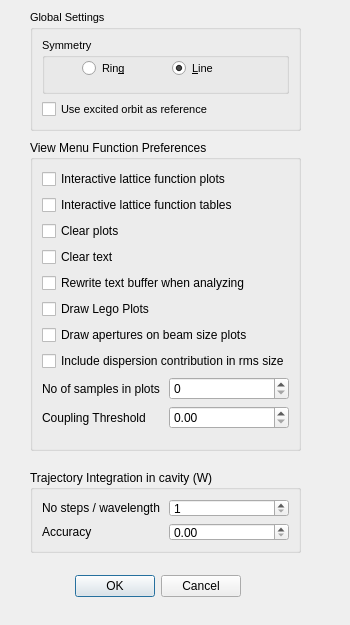
<?xml version="1.0" encoding="UTF-8"?>
<ui version="4.0">
 <class>ControlDialog</class>
 <widget class="QDialog" name="ControlDialog">
  <property name="geometry">
   <rect>
    <x>0</x>
    <y>0</y>
    <width>350</width>
    <height>625</height>
   </rect>
  </property>
  <property name="minimumSize">
   <size>
    <width>350</width>
    <height>625</height>
   </size>
  </property>
  <property name="maximumSize">
   <size>
    <width>350</width>
    <height>625</height>
   </size>
  </property>
  <property name="windowTitle">
   <string>View Control Dialog</string>
  </property>
  <widget class="QDialogButtonBox" name="buttonBox">
   <property name="geometry">
    <rect>
     <x>60</x>
     <y>570</y>
     <width>181</width>
     <height>32</height>
    </rect>
   </property>
   <property name="orientation">
    <enum>Qt::Horizontal</enum>
   </property>
   <property name="standardButtons">
    <set>QDialogButtonBox::Cancel|QDialogButtonBox::Ok</set>
   </property>
  </widget>
  <widget class="QGroupBox" name="groupBox_3">
   <property name="geometry">
    <rect>
     <x>30</x>
     <y>470</y>
     <width>271</width>
     <height>83</height>
    </rect>
   </property>
   <property name="title">
    <string>Trajectory Integration in cavity (W)</string>
   </property>
   <layout class="QGridLayout" name="gridLayout_2">
    <item row="0" column="0">
     <widget class="QLabel" name="label_4">
      <property name="text">
       <string>No steps / wavelength</string>
      </property>
     </widget>
    </item>
    <item row="1" column="0">
     <widget class="QLabel" name="label_5">
      <property name="text">
       <string>Accuracy</string>
      </property>
     </widget>
    </item>
    <item row="0" column="1">
     <widget class="QSpinBox" name="spinBoxNoSteps">
      <property name="minimum">
       <number>1</number>
      </property>
      <property name="maximum">
       <number>5000</number>
      </property>
     </widget>
    </item>
    <item row="1" column="1">
     <widget class="ScientificDoubleSpinBox" name="techSpinBoxAccuracy"/>
    </item>
   </layout>
  </widget>
  <widget class="QGroupBox" name="groupBox">
   <property name="geometry">
    <rect>
     <x>30</x>
     <y>10</y>
     <width>271</width>
     <height>121</height>
    </rect>
   </property>
   <property name="font">
    <font>
     <pointsize>8</pointsize>
    </font>
   </property>
   <property name="title">
    <string>Global Settings</string>
   </property>
   <layout class="QVBoxLayout" name="verticalLayout">
    <item>
     <widget class="QGroupBox" name="groupBox_4">
      <property name="title">
       <string>Symmetry</string>
      </property>
      <property name="flat">
       <bool>false</bool>
      </property>
      <property name="checkable">
       <bool>false</bool>
      </property>
      <widget class="QRadioButton" name="radioButtonRing">
       <property name="geometry">
        <rect>
         <x>40</x>
         <y>20</y>
         <width>61</width>
         <height>21</height>
        </rect>
       </property>
       <property name="text">
        <string>Rin&amp;g</string>
       </property>
      </widget>
      <widget class="QRadioButton" name="radioButtonLine">
       <property name="geometry">
        <rect>
         <x>130</x>
         <y>20</y>
         <width>51</width>
         <height>21</height>
        </rect>
       </property>
       <property name="text">
        <string>&amp;Line</string>
       </property>
       <property name="checked">
        <bool>true</bool>
       </property>
      </widget>
     </widget>
    </item>
    <item>
     <widget class="QCheckBox" name="checkBoxUseClosedOrbit">
      <property name="text">
       <string>Use excited orbit as reference</string>
      </property>
     </widget>
    </item>
   </layout>
  </widget>
  <widget class="QGroupBox" name="groupBox_2">
   <property name="geometry">
    <rect>
     <x>30</x>
     <y>140</y>
     <width>271</width>
     <height>311</height>
    </rect>
   </property>
   <property name="title">
    <string>View Menu Function Preferences</string>
   </property>
   <layout class="QGridLayout" name="gridLayout">
    <item row="8" column="0" colspan="2">
     <widget class="QCheckBox" name="checkBoxUseTotalSize">
      <property name="text">
       <string>Include dispersion contribution in rms size</string>
      </property>
     </widget>
    </item>
    <item row="5" column="0" colspan="2">
     <widget class="QCheckBox" name="checkBoxRewrite">
      <property name="text">
       <string>Rewrite text buffer when analyzing </string>
      </property>
     </widget>
    </item>
    <item row="7" column="0" colspan="2">
     <widget class="QCheckBox" name="checkBoxDrawApertures">
      <property name="text">
       <string>Draw apertures on beam size plots</string>
      </property>
     </widget>
    </item>
    <item row="14" column="1">
     <widget class="QSpinBox" name="spinBoxPlotSamples">
      <property name="maximum">
       <number>10000000</number>
      </property>
      <property name="singleStep">
       <number>1000</number>
      </property>
     </widget>
    </item>
    <item row="2" column="0">
     <widget class="QCheckBox" name="checkBoxClearPlot">
      <property name="text">
       <string>Clear plots</string>
      </property>
     </widget>
    </item>
    <item row="15" column="0">
     <widget class="QLabel" name="label_3">
      <property name="text">
       <string>Coupling Threshold </string>
      </property>
     </widget>
    </item>
    <item row="14" column="0">
     <widget class="QLabel" name="label_2">
      <property name="text">
       <string>No of samples in plots</string>
      </property>
     </widget>
    </item>
    <item row="1" column="0" colspan="2">
     <widget class="QCheckBox" name="checkBoxAutoPrint">
      <property name="text">
       <string>Interactive lattice function tables</string>
      </property>
     </widget>
    </item>
    <item row="3" column="0">
     <widget class="QCheckBox" name="checkBoxClearText">
      <property name="text">
       <string>Clear text</string>
      </property>
     </widget>
    </item>
    <item row="0" column="0" colspan="2">
     <widget class="QCheckBox" name="checkBoxAutoPlot">
      <property name="text">
       <string>Interactive lattice function plots</string>
      </property>
     </widget>
    </item>
    <item row="6" column="0">
     <widget class="QCheckBox" name="checkBoxDrawLego">
      <property name="text">
       <string>Draw Lego Plots</string>
      </property>
     </widget>
    </item>
    <item row="15" column="1">
     <widget class="ScientificDoubleSpinBox" name="techSpinBoxCoupling"/>
    </item>
   </layout>
  </widget>
 </widget>
 <customwidgets>
  <customwidget>
   <class>ScientificDoubleSpinBox</class>
   <extends>QDoubleSpinBox</extends>
   <header>ScientificDoubleSpinBox.h</header>
  </customwidget>
 </customwidgets>
 <resources/>
 <connections>
  <connection>
   <sender>buttonBox</sender>
   <signal>accepted()</signal>
   <receiver>ControlDialog</receiver>
   <slot>accept()</slot>
   <hints>
    <hint type="sourcelabel">
     <x>248</x>
     <y>254</y>
    </hint>
    <hint type="destinationlabel">
     <x>157</x>
     <y>274</y>
    </hint>
   </hints>
  </connection>
  <connection>
   <sender>buttonBox</sender>
   <signal>rejected()</signal>
   <receiver>ControlDialog</receiver>
   <slot>reject()</slot>
   <hints>
    <hint type="sourcelabel">
     <x>316</x>
     <y>260</y>
    </hint>
    <hint type="destinationlabel">
     <x>286</x>
     <y>274</y>
    </hint>
   </hints>
  </connection>
 </connections>
</ui>
